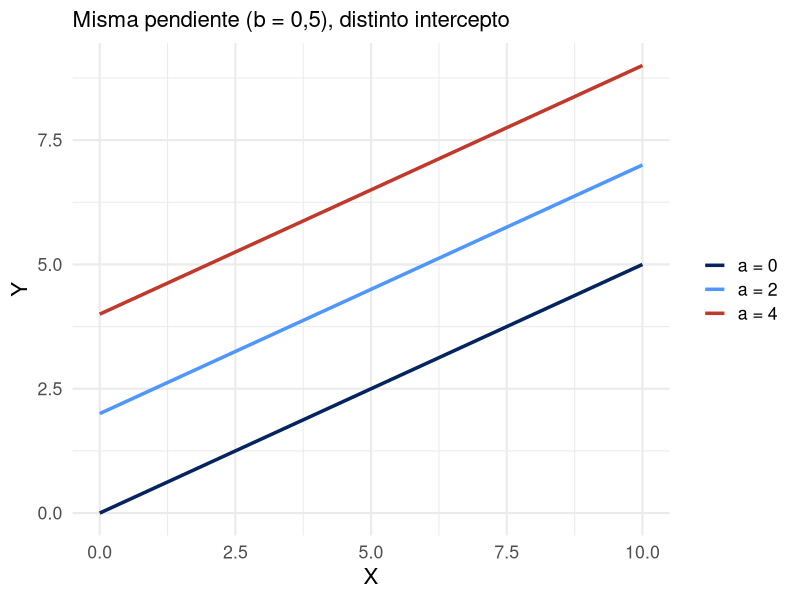
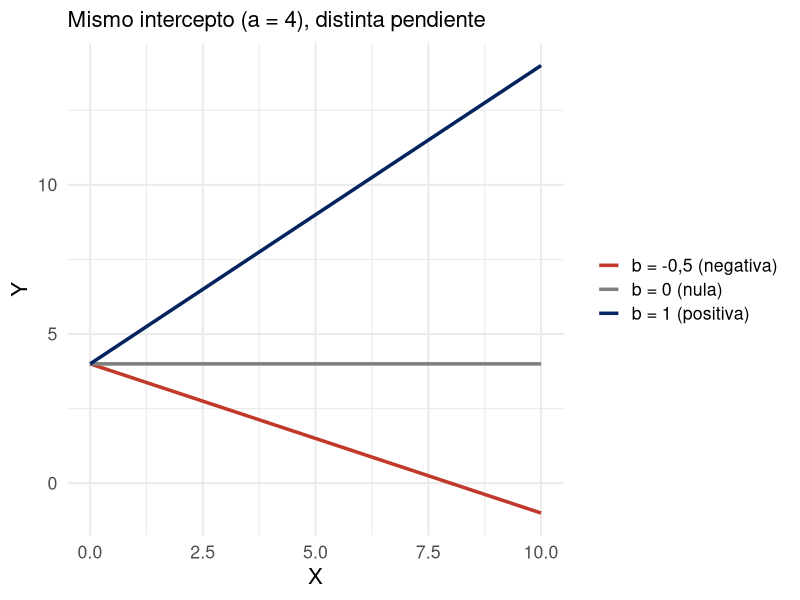
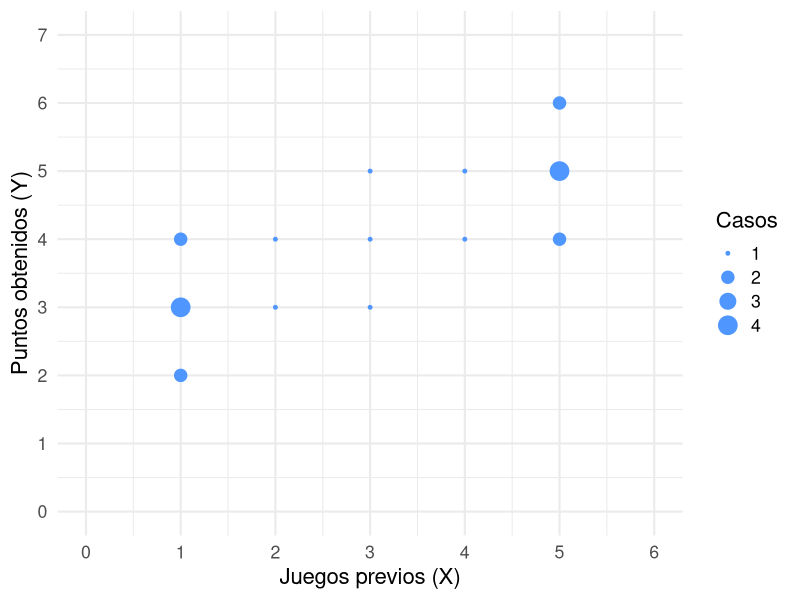
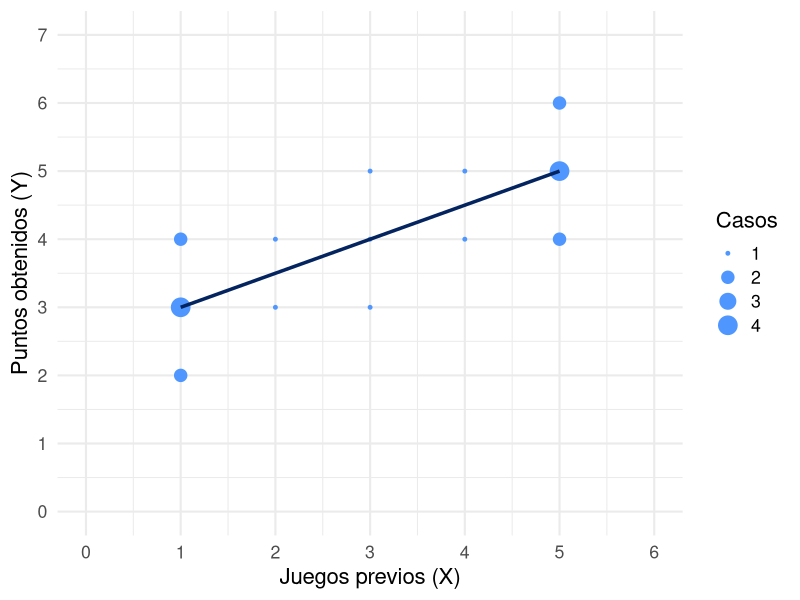

R code for these plots, in order:
## ---- chunk 1
#| label: setup
#| include: false
library(ggplot2)
library(knitr)

azul <- "#04245f"
azul_claro <- "#4f97ff"
rojo <- "#c0392b"

theme_set(theme_minimal(base_size = 16))
## ---- chunk 2
#| label: fig-intercepto
#| echo: false
#| fig-width: 9
#| fig-height: 4.5
#| fig-align: center

rectas <- expand.grid(x = seq(0, 10, 0.5), a = c(0, 2, 4))
rectas$y <- rectas$a + 0.5 * rectas$x
rectas$recta <- factor(rectas$a, labels = c("a = 0", "a = 2", "a = 4"))

ggplot(rectas, aes(x = x, y = y, color = recta)) +
  geom_line(linewidth = 1.2) +
  scale_color_manual(values = c(azul, azul_claro, rojo)) +
  labs(x = "X", y = "Y", color = NULL, subtitle = "Misma pendiente (b = 0,5), distinto intercepto")
## ---- chunk 3
#| label: fig-pendiente-func
#| echo: false
#| fig-width: 9
#| fig-height: 4.5
#| fig-align: center

rectas2 <- expand.grid(x = seq(0, 10, 0.5), b = c(-0.5, 0, 1))
rectas2$y <- 4 + rectas2$b * rectas2$x
rectas2$recta <- factor(rectas2$b,
                        labels = c("b = -0,5 (negativa)", "b = 0 (nula)", "b = 1 (positiva)"))

ggplot(rectas2, aes(x = x, y = y, color = recta)) +
  geom_line(linewidth = 1.2) +
  scale_color_manual(values = c(rojo, "grey50", azul)) +
  labs(x = "X", y = "Y", color = NULL, subtitle = "Mismo intercepto (a = 4), distinta pendiente")
## ---- chunk 4
#| label: datos
#| echo: true
#| code-fold: true
#| code-summary: "Ver los datos"

datos <- data.frame(
  juegos_x = c(rep(1, 8), rep(2, 2), rep(3, 3), rep(4, 2), rep(5, 8)),
  puntos_y = c(2, 2, 3, 3, 3, 3, 4, 4,
               3, 4,
               3, 4, 5,
               4, 5,
               4, 4, 5, 5, 5, 5, 6, 6)
)
## ---- chunk 5
#| label: fig-datos
#| echo: false
#| fig-width: 5.5
#| fig-height: 5

ggplot(datos, aes(x = juegos_x, y = puntos_y)) +
  geom_count(color = azul_claro) +
  expand_limits(x = c(0, 6), y = c(0, 7)) +
  scale_x_continuous(breaks = 0:6) +
  scale_y_continuous(breaks = 0:7) +
  labs(x = "Juegos previos (X)", y = "Puntos obtenidos (Y)", size = "Casos")
## ---- chunk 6
#| label: descriptivos
#| echo: true

descriptivos <- data.frame(
  Variable = c("Juegos previos (X)", "Puntos obtenidos (Y)"),
  N = c(nrow(datos), nrow(datos)),
  Media = c(mean(datos$juegos_x), mean(datos$puntos_y)),
  DE = c(sd(datos$juegos_x), sd(datos$puntos_y)),
  Min = c(min(datos$juegos_x), min(datos$puntos_y)),
  Max = c(max(datos$juegos_x), max(datos$puntos_y))
)
## ---- chunk 7
#| label: tab-descriptivos
#| echo: false
kable(descriptivos, digits = 2)
## ---- chunk 8
#| label: calculo
#| echo: true
#| code-line-numbers: "|1|2|3|4|5|6"

datos$p_x <- mean(datos$juegos_x)
datos$difx <- datos$juegos_x - datos$p_x
datos$p_y <- mean(datos$puntos_y)
datos$dify <- datos$puntos_y - datos$p_y
datos$dif_cru <- datos$difx * datos$dify
datos$difx2 <- datos$difx^2
## ---- chunk 9
#| label: tab-calculo
#| echo: false
kable(head(datos[, c("juegos_x", "puntos_y", "difx", "dify", "dif_cru", "difx2")], 10),
      digits = 2, row.names = FALSE)
## ---- chunk 10
#| label: sumas
#| echo: true

sum(datos$dif_cru)
sum(datos$difx2)
## ---- chunk 11
#| label: modelo-lm
#| echo: true

modelo <- lm(puntos_y ~ juegos_x, data = datos)
coef(modelo)
## ---- chunk 12
#| label: fig-recta-final
#| echo: false
#| fig-width: 8
#| fig-height: 4.5
#| fig-align: center

ggplot(datos, aes(x = juegos_x, y = puntos_y)) +
  geom_count(color = azul_claro) +
  geom_smooth(method = "lm", se = FALSE, color = azul, linewidth = 1.2) +
  expand_limits(x = c(0, 6), y = c(0, 7)) +
  scale_x_continuous(breaks = 0:6) +
  scale_y_continuous(breaks = 0:7) +
  labs(x = "Juegos previos (X)", y = "Puntos obtenidos (Y)", size = "Casos")
